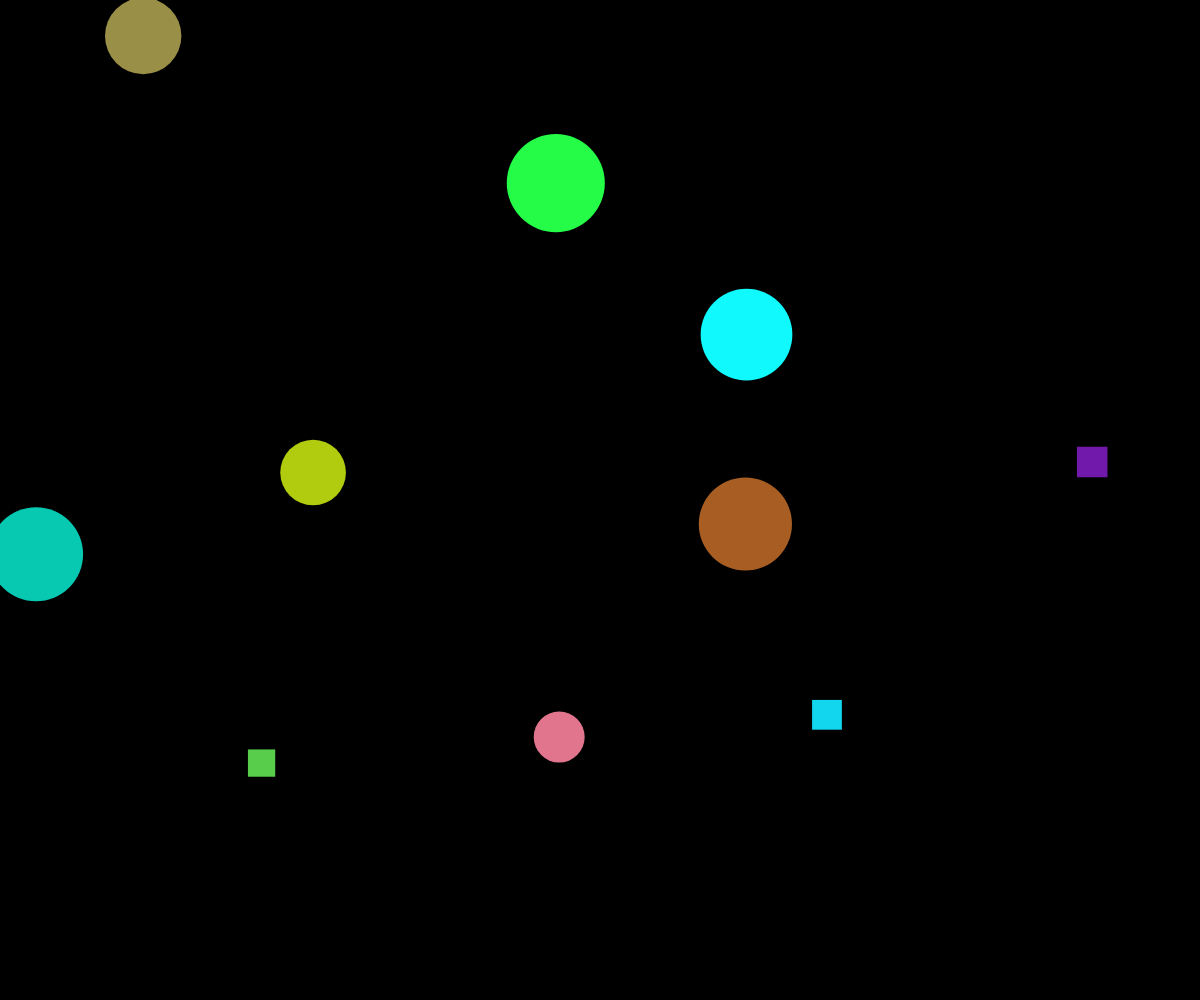
Frame 1 (no input)
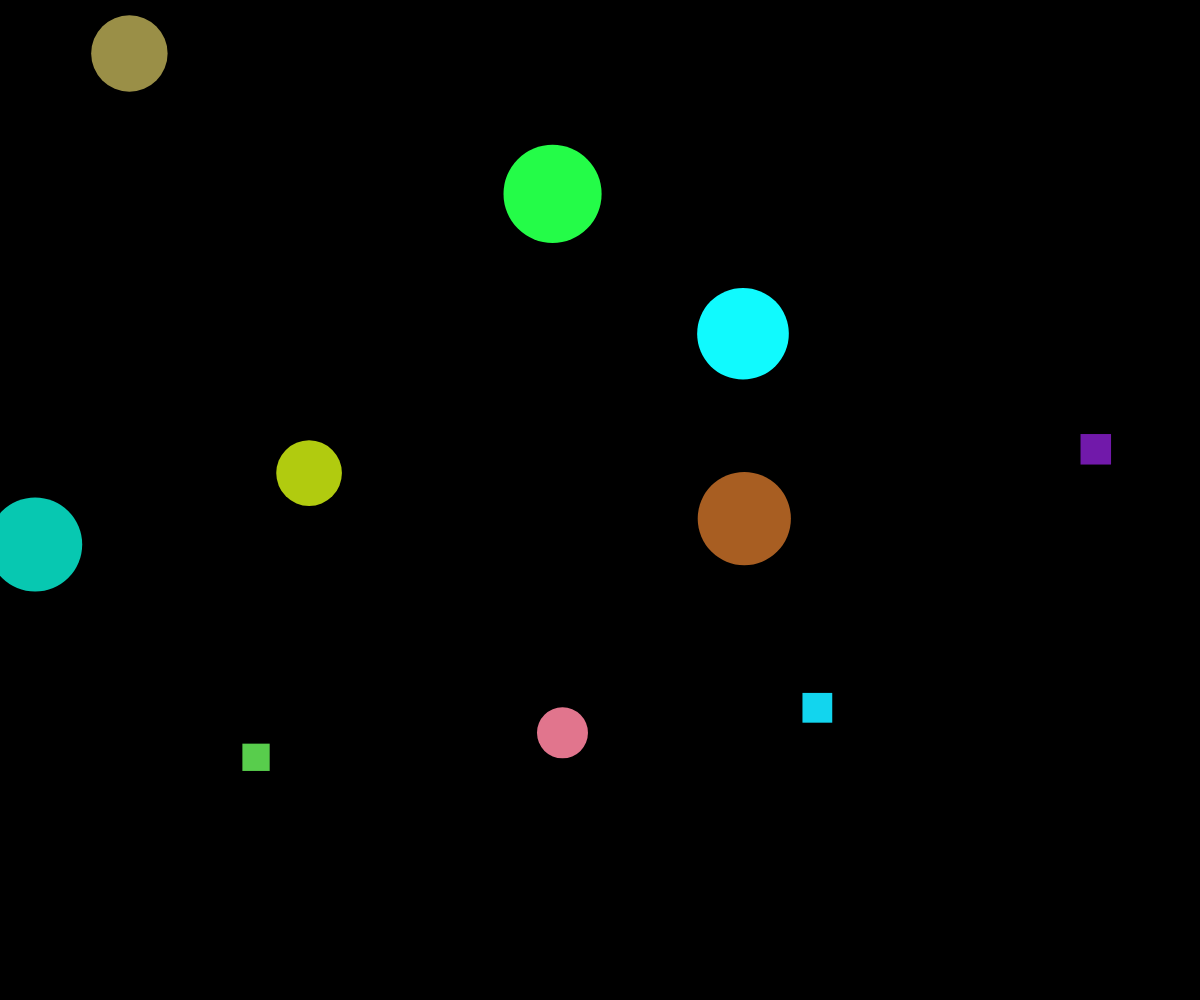
Frame 60 (no input)
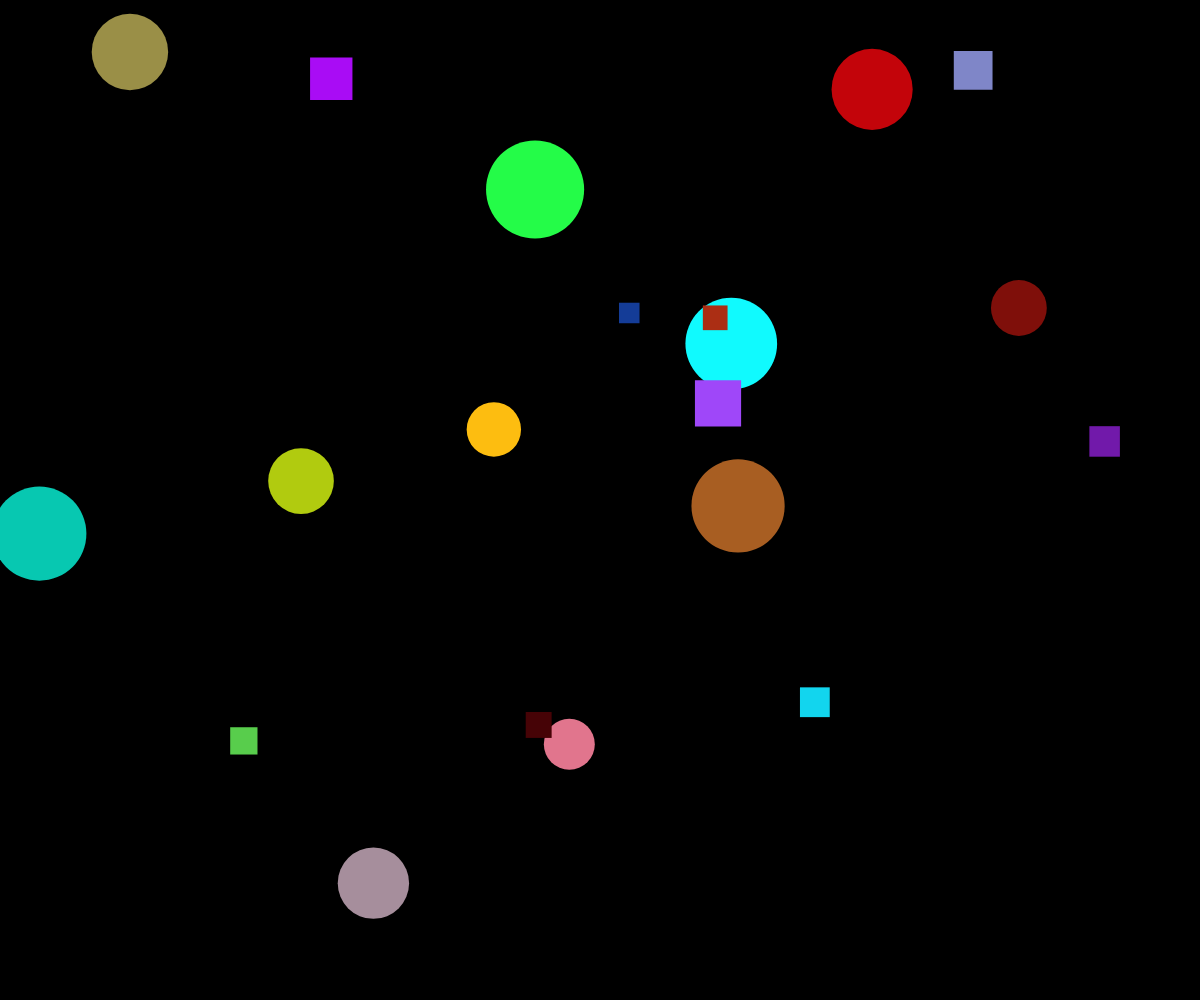
Frame 120 (the mouse pressed at the canvas centre since frame 60)

The p5.js sketch that drew these frames (run headless with seeded random() and noise() and a simulated clock; from frame 60 on, the mouse is pressed at the canvas centre):

// p5.js sketch
// ── sketch.js
// Project Title

//parent class
class Shape {
  constructor(x, y, color) {
    this.x = x;
    this.y = y;
    this.color = color;
  }

  //Common display options
  display() {
    noStroke();
    fill(this.color);
  }

  move() {
    this.x += random(-2, 2);
    this.y += random(-2, 2);
  }
}

class Circle extends Shape {
  constructor(x, y, color, radius) {
    super(x, y, color);
    this.radius = radius;
  }

  // override display
  display() {
    super.display();
    circle(this.x, this.y, this.radius * 2);
  }
}

class Square extends Shape {
  constructor(x, y, color, length) {
    super(x, y, color);
    this.length = length;
  }

  display() {
    super.display ();
    square(this.x, this.y, this.length);
  }
}

let theShapes = [];

function setup() {
  createCanvas(windowWidth, windowHeight);
  //Make 10 shapes
  for (let i = 0; i < 10; i++) {
    if (random(100) < 50) {
      let someCircle = new Circle(random(width), random(height), color(random(255), random(255), random(255)), random(20, 50));
      theShapes.push(someCircle);
    }
    else {
      let someSquare = new Square(random(width), random(height), color(random(255), random(255), random(255)), random(20, 50));
      theShapes.push(someSquare);
    }
  }
}

function draw() {
  background(0);

  for (let aShape of theShapes) {
    aShape.move();
    aShape.display();
  }
}

function mousePressed() {
  for (let i = 0; i < 10; i++) {
    if (random(100) < 50) {
      let someCircle = new Circle(random(width), random(height), color(random(255), random(255), random(255)), random(20, 50));
      theShapes.push(someCircle);
    }
    else {
      let someSquare = new Square(random(width), random(height), color(random(255), random(255), random(255)), random(20, 50));
      theShapes.push(someSquare);
    }
  }
}
